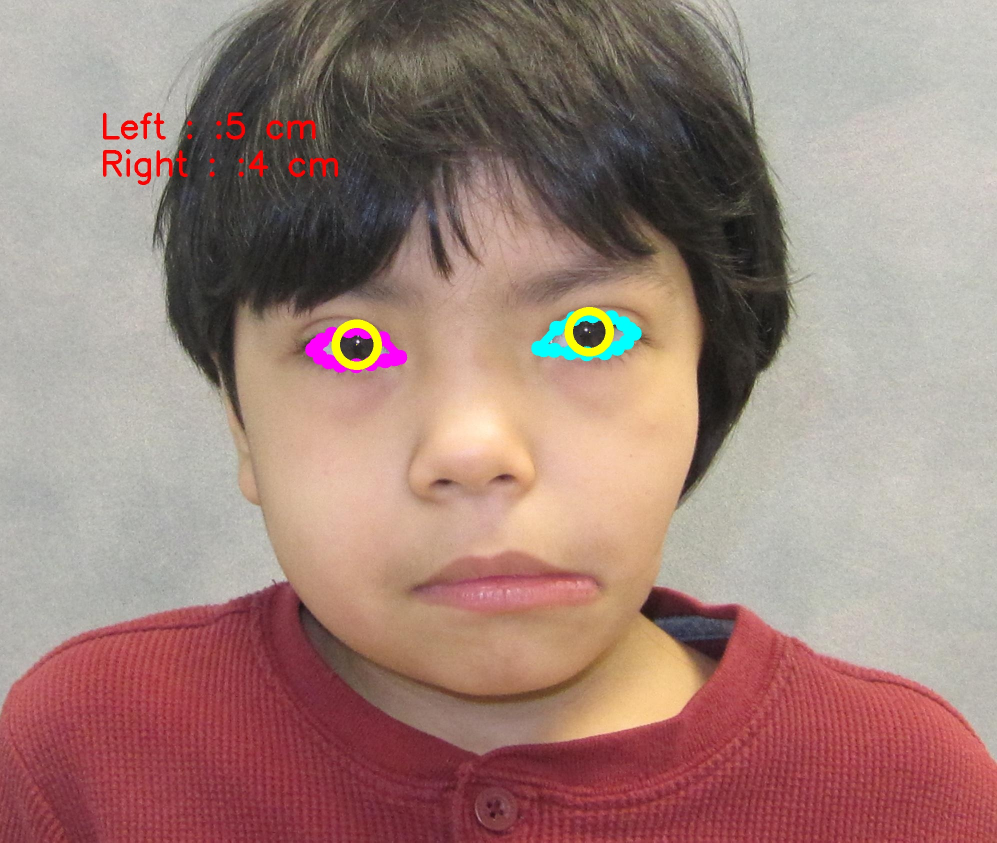
#> input picture mediapipe/Users/georgienahass/Desktop/small_data/Albarran_Bryan80741004/output/2011_02_2380741004_1__irisDetect.jpg, 1994 x 1685 px, given in place of 2011_02_2380741004_1__irisDetect_irisDetect.jpg, which was not available (shown at 1/2 size)
$ python orbitmap.py
#> lines starting #> are read from the running program, lines starting #| are printed output that depends on the picture; after the words box and inside, x2 and y2 are one past the last pixel; in counts of white or black regions, pixels touching at a corner belong together; pictures that were not available may be replaced by others from this repository, and a replacement may not be noted
import os
import subprocess
import shlex
import cv2
import math
import mediapipe as mp
import numpy as np
from PIL import Image
from sklearn.preprocessing import PolynomialFeatures
from sklearn.linear_model import LinearRegression
from sklearn.pipeline import make_pipeline
from sklearn.metrics import r2_score
import matplotlib.pyplot as plt
import matplotlib.axis as axis
import csv
from operator import itemgetter
import time

start = time.time()

os.chdir('/Users/georgienahass/Desktop/PurnellTranLab/orbitmap/mediapipe/')
cmd = shlex.split('bazel build -c opt --define MEDIAPIPE_DISABLE_GPU=1 mediapipe/examples/desktop/iris_tracking:iris_depth_from_image_desktop')
subprocess.run(cmd)
#> (this line was passed over: subprocess is not available in this run)
#> further down, iris_pic is the input picture: PIL image 1994x1685 RGB; mean R, G, B 159.3, 130.3, 122.6


photos = '/Users/georgienahass/Desktop/PurnellTranLab/ghasemTED/exifAddedTEDPhotos/'
# alvin = '/Users/georgienahass/Desktop/rotatedForTeam2/'

"Calculate midpoint of 2 points. Use in face mesh facial mapping"
def midpoint(p1, p2):
    mid = (int((p1[0]+p2[0])/2), int((p1[1]+p2[1])/2))
    return mid

"Add facemesh to image and optionally save"
# [71 lines left out: function mapTesselations, not called in this run]

def dot(vA, vB):
    return vA[0]*vB[0]+vA[1]*vB[1]

# [14 lines left out: function ang, not called in this run]

"get the shortest distance to a line defined by two points from https://en.wikipedia.org/wiki/Distance_from_a_point_to_a_line#Line_defined_by_two_points"
# [49 lines left out: functions distance_to_line, rotate, rotate_face, not called in this run]

"isolate top regions of eye lids"
def get_regions_top(min_xy, max_xy, high_xy, out, data):
    for pair in data:
        if pair[1] <= min_xy[1] and pair[0] <= high_xy[0]:
            out.append(pair)
        if pair[1] <= max_xy[1] and pair[0] >= high_xy[0]:
            out.append(pair)
    out=np.vstack(out)
    return out

"Function to isolate bottom part of left and right eyes"
def get_regions_bottom(min_xy, max_xy, low_xy, out, data):
    for pair in data:
        if pair[1] >= min_xy[1] and pair[0] <= low_xy[0]:
            out.append(pair)
        if pair[1] >= max_xy[1] and pair[0] >= low_xy[0]:
            out.append(pair)
    out=np.vstack(out)
    return out

"predict best fit of lid points extracted from mediapipe iris"
def predictFit(x,y):
    x = x.reshape(-1,1)
    x_sorted = np.sort(x,axis=0)

    pre_process = PolynomialFeatures(degree=4)

    x_poly = pre_process.fit_transform(x)

    pr_model = LinearRegression()
    pr_model.fit(x_poly, y)

    y_pred = pr_model.predict(x_poly)
    y_pred_sorted = pr_model.predict(pre_process.fit_transform(x_sorted))
    feat_names = pre_process.get_feature_names_out()
    coef = pr_model.coef_

    intercept = pr_model.intercept_
    initial = intercept+coef[0]

    r2 = (r2_score(y, y_pred))
    # formula = f'y={initial} + {coef[1]}x + {coef[2]}x^2 + {coef[3]}x^3 + {coef[4]}x^4'
    return y_pred_sorted,x_sorted, r2, initial, coef

'Very important function to extract lids and iris points from mediapipe output based on color tracings. Return xy coords of lids and iris for later stuff'
def findLids(path):
    im = cv2.imread(path)

    black = [0,0,0]
    right = (255,0,255)
    left = (255,255,0)

    #### Make mask of all right eye and get relevant values for mapping
    mask1 = np.all(im != right, axis=-1)
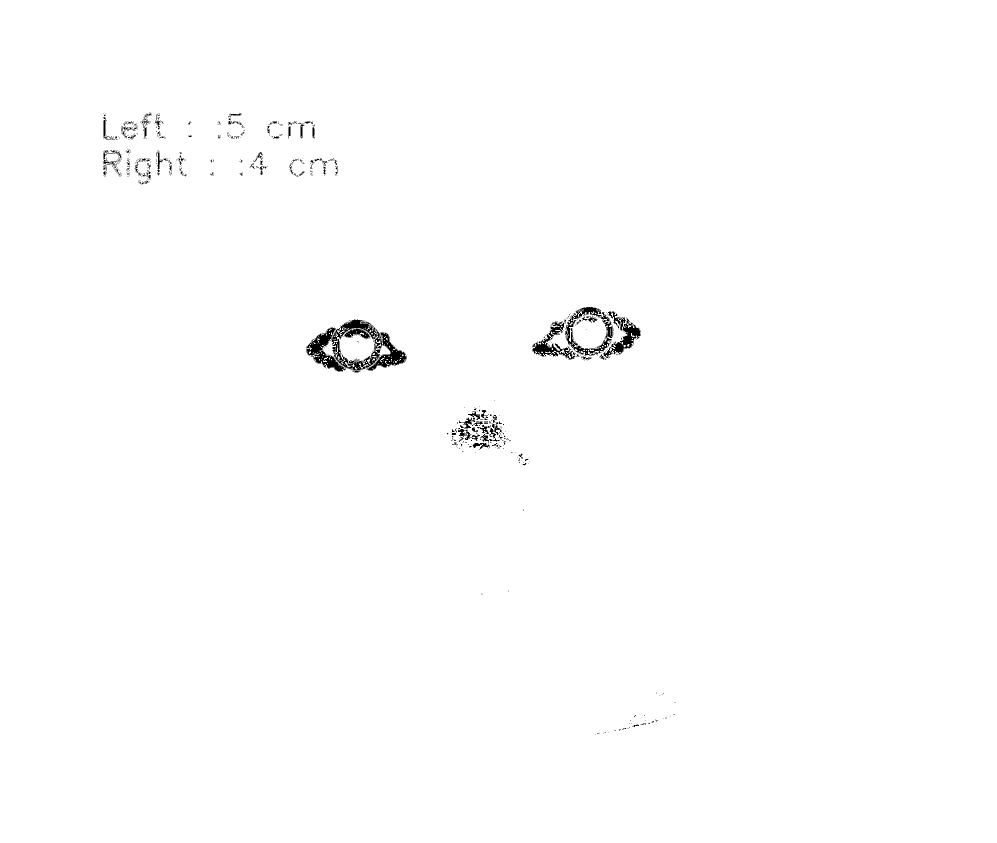
#> mask1: shape (1685, 1994) bool (shown at 1/2 size); 99.4% white; 588 black regions (501 under 20 px), largest, box (x1, y1, x2, y2) and area: (663, 639, 764, 740) 3049, (1130, 614, 1227, 711) 2408, (613, 655, 692, 743) 2388
    # Make all not colored pixels black
    im[mask1] = black
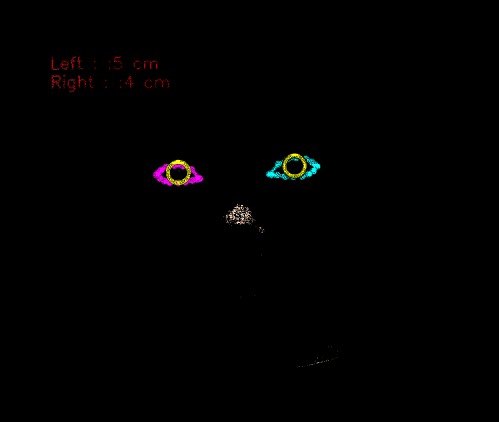
#> im: shape (1685, 1994, 3) (shown at 1/4 size); mean B, G, R 0.9, 0.9, 1.3
    interest_right = [255,0,255]
    ry, rx = np.where(np.all(im==interest_right,axis=2))
#> ry = 1036 values from 655 to 744; rx = 1036 values, max 812 at index 624, min 613 at index 418, mean 701.4

    zipped_right = np.column_stack((rx,ry))
#> zipped_right = 1036 pairs, first value 613 to 812, second value 655 to 744

    r_x_min_index = (np.argmin(rx))
#> r_x_min_index = 418
    r_x_max_index = (np.argmax(rx))
#> r_x_max_index = 624
    #lowest point in y direction
    r_y_max_index = (np.argmax(ry))
#> r_y_max_index = 1035
    #highest point in y direction
    r_y_min_index = (np.argmin(ry))
#> r_y_min_index = 0

    right_min_xy = zipped_right[r_x_min_index]
#> right_min_xy = [613, 700]
    right_max_xy = zipped_right[r_x_max_index]
#> right_max_xy = [812, 714]
    #lowest xy value
    right_low_xy = zipped_right[r_y_max_index]
#> right_low_xy = [716, 744]
    #highest xy value
    right_high_xy = zipped_right[r_y_min_index]
#> right_high_xy = [664, 655]

    ###### Make mask of all left eye and get relevant values for mapping
    mask2 = np.all(im != left, axis=-1)
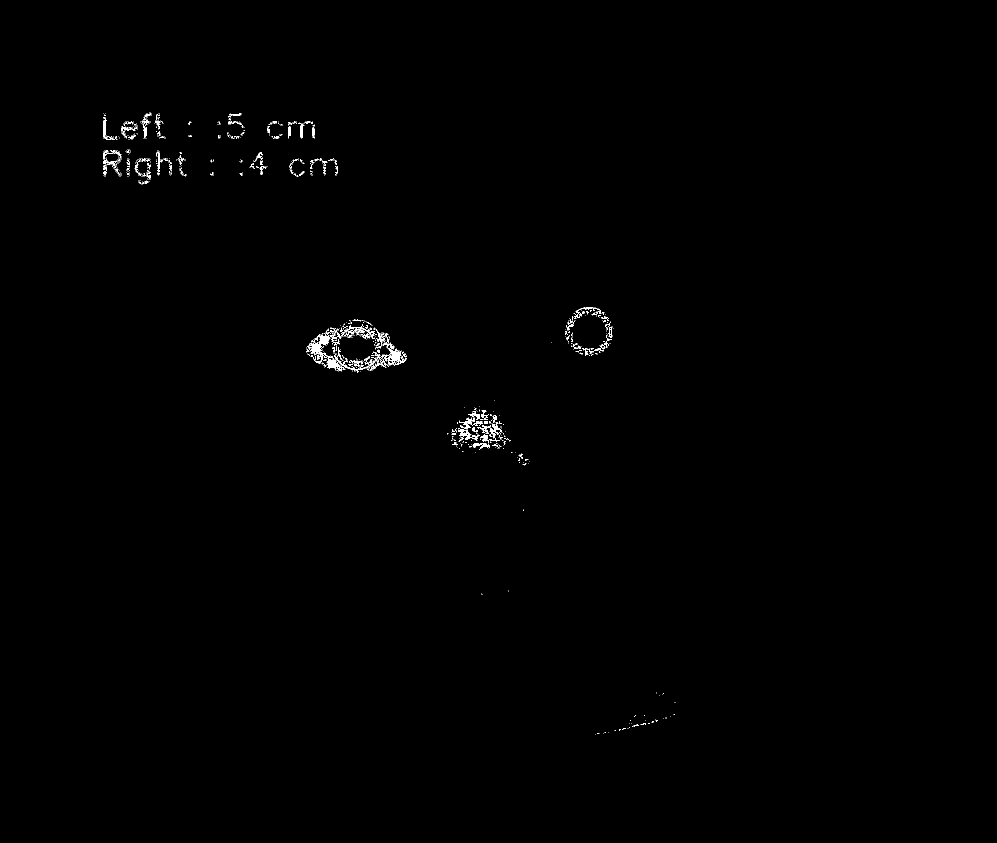
#> mask2: shape (1685, 1994) bool (shown at 1/2 size); 0.36% white in thin lines or dots, all inside (x1, y1, x2, y2) = (206, 224, 1351, 1470)
    # Make all not colored pixels black
    im[mask2] = black
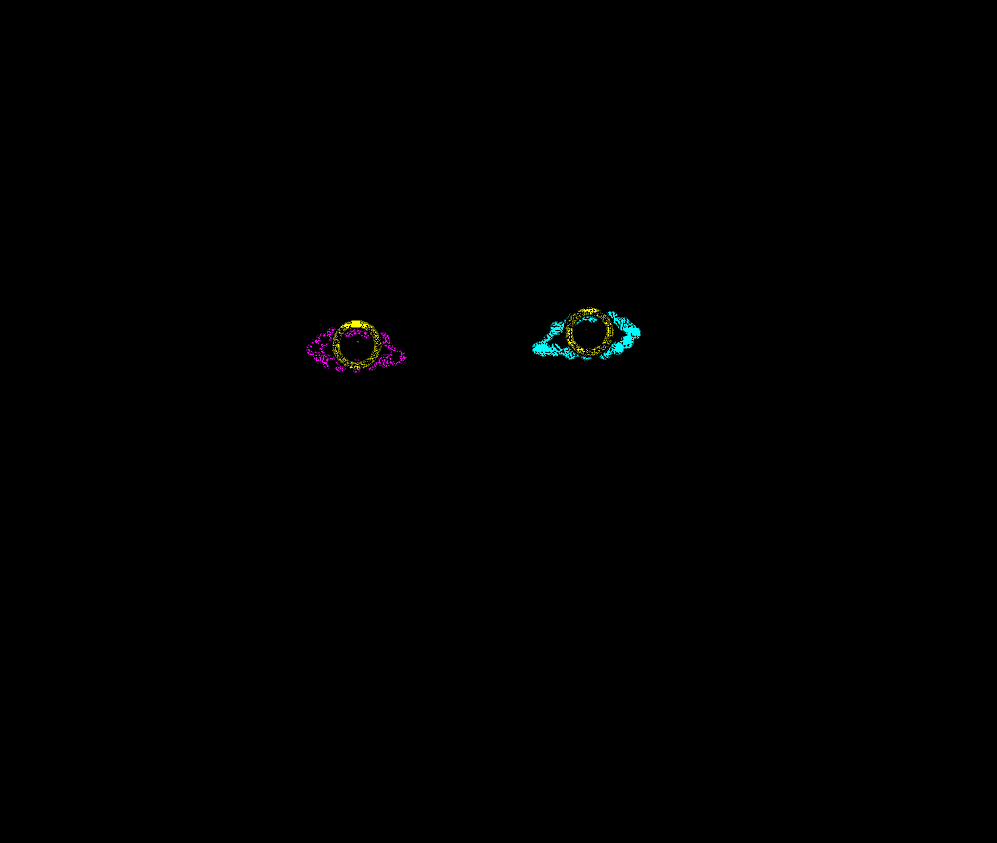
#> im: shape (1685, 1994, 3) (shown at 1/2 size); 0.36% of pixels changed, all inside (x1, y1, x2, y2) = (206, 224, 1351, 1470)
    interest_left = [255,255,0]
    ly, lx = np.where(np.all(im==interest_left,axis=2))
#> ly = 1795 values from 623 to 718; lx = 1795 values, max 1279 at index 384, min 1068 at index 1149, mean 1191.8
    zipped_left = np.column_stack((lx,ly))
#> zipped_left = 1795 pairs, first value 1068 to 1279, second value 623 to 718
#> (the rest of the program and of its run is left out)
